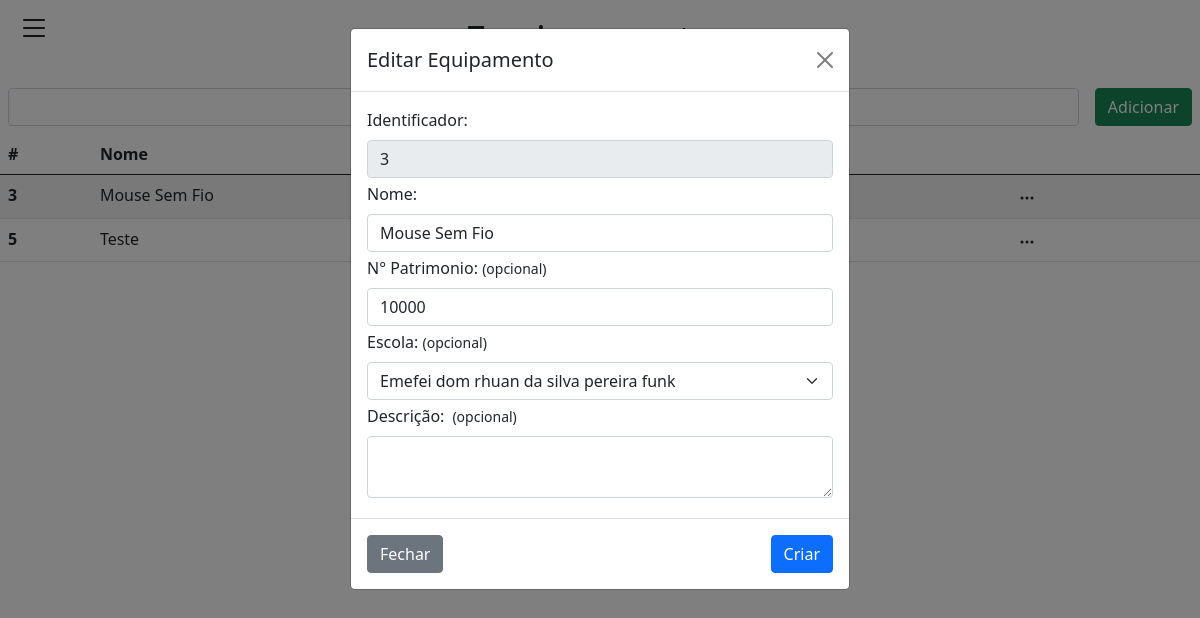
Page /system/equipamento.php?edit=3 on the committed database.
### tables this page shows
CREATE TABLE IF NOT EXISTS `cad_equipamento` (
`equ_id` int NOT NULL AUTO_INCREMENT,
`equ_nome` varchar(155) NOT NULL ,
`equ_esc_id` int DEFAULT NULL ,
`equ_numeropatrimonio` varchar(255) DEFAULT NULL ,
`equ_dthrinclusao` timestamp DEFAULT CURRENT_TIMESTAMP ,
`equ_descricao` mediumtext DEFAULT NULL ,
`equ_ativo` int DEFAULT 1 ,
PRIMARY KEY (`equ_id`)
);

### system/equipamento.php (the view, shortened to what this page needs)
<?php
require_once('../src/php/connection/connection.php');
$sql = "SELECT * FROM cad_equipamento WHERE equ_ativo = 1";
$query = mysqli_query($connection, $sql);
?>
<!DOCTYPE html>
<html lang="pt-br">
<head>
  <link href="https://cdn.jsdelivr.net/npm/bootstrap@5.0.2/dist/css/bootstrap.min.css" rel="stylesheet">
</head>
<body>
  <?php require_once('menu.php'); ?>
  <h1 class="text-center mt-3 mb-3">Equipamentos</h1>
  <div class="d-flex justify-content-end gap-3 p-2">
    <button class="btn btn-success" data-bs-toggle="modal" data-bs-target="#adicionarModal">Adicionar</button>
  </div>
  <table class="table table-striped">
    <thead>
      <tr>
        <th scope="col">#</th>
        <th scope="col">Nome</th>
        <th scope="col">N° Patrimonio</th>
        <th scope="col"></th>
      </tr>
    </thead>
    <tbody>
      <?php while ($dados = mysqli_fetch_array($query)) { ?>
        <tr>
          <th scope="row"><?php echo $dados['equ_id']; ?></th>
          <td><?php echo $dados['equ_nome']; ?></td>
          <td><?php echo $dados['equ_numeropatrimonio']; ?></td>
          <td>
            <button class="btn btn-transparent pt-0 pb-0" type="button" id="dropdownMenuButton1" data-bs-toggle="dropdown" aria-expanded="false">
              <svg xmlns="http://www.w3.org/2000/svg" width="16" height="16" fill="currentColor" class="bi bi-three-dots" viewBox="0 0 16 16">
                <path d="M3 9.5a1.5 1.5 0 1 1 0-3 1.5 1.5 0 0 1 0 3m5 0a1.5 1.5 0 1 1 0-3 1.5 1.5 0 0 1 0 3m5 0a1.5 1.5 0 1 1 0-3 1.5 1.5 0 0 1 0 3" />
              </svg>
            </button>
          </td>
        </tr>
      <?php } ?>
    </tbody>
  </table>
  <?php
  if (isset($_GET['edit'])) {
    $id = $_GET['edit'];
    $sqlEdit = "SELECT * FROM cad_equipamento WHERE equ_id = $id LIMIT 1";
    $queryEdit = mysqli_query($connection, $sqlEdit);
    $dadosEdit = mysqli_fetch_array($queryEdit);
  }
  ?>
  <form method="POST" action="../src/php/equipamento/editar.php" class="modal fade" id="editarModal" data-bs-backdrop="static" data-bs-keyboard="false" tabindex="-1" aria-labelledby="staticBackdropLabel" aria-hidden="true">
    <div class="modal-dialog">
      <div class="modal-content">
        <div class="modal-header">
          <h5 class="modal-title" id="staticBackdropLabel">Editar Equipamento</h5>
          <button type="button" class="btn-close" data-bs-dismiss="modal" aria-label="Close"></button>
        </div>
        <div class="modal-body">
          <div class="mb-1">
            <label for="nome" class="form-label">Identificador:</label>
            <input type="text" class="form-control" value="<?php echo $dadosEdit['equ_id']; ?>" disabled>
          </div>
          <div class="mb-1">
            <label for="nome" class="form-label">Nome:</label>
            <input type="text" class="form-control" name="nome" id="nome" value="<?php echo $dadosEdit['equ_nome']; ?>" required>
          </div>
          <div class="mb-1">
            <label for="patrimonio" class="form-label">N° Patrimonio: <small>(opcional)</small></label>
            <input type="text" class="form-control" name="patrimonio" value="<?php echo $dadosEdit['equ_numeropatrimonio']; ?>" id="patrimonio">
          </div>
          <div class="mb-1">
            <label for="escola" class="form-label">Escola: <small>(opcional)</small></label>
            <select name="escola" id="escola" class="form-select">
              <?php
              $sqlEscola = "SELECT * FROM cad_escola WHERE esc_ativo = 1";
              $queryEscola = mysqli_query($connection, $sqlEscola);
              ?>
              <?php while ($dadosEscola = mysqli_fetch_array($queryEscola)) { ?>
                <option value="<?php echo $dadosEscola['esc_id']; ?>" <?php echo $select = ($dadosEscola['esc_id'] != $dadosEdit['equ_esc_id']) ?: 'SELECTED'; ?>><?php echo $dadosEscola['esc_nome']; ?></option>
              <?php } ?>
            </select>
          </div>
          <div class="mb-1">
            <label for="descricao" class="form-label d-flex gap-2 align-items-center">Descrição: <small>(opcional)</small></label>
            <textarea class="form-control" name="descricao" id="descricao"><?php echo $dadosEdit['equ_descricao']; ?></textarea>
          </div>
        </div>
        <div class="modal-footer justify-content-between">
          <button type="button" class="btn btn-secondary" data-bs-dismiss="modal">Fechar</button>
          <button type="submit" class="btn btn-primary">Criar</button>
        </div>
      </div>
    </div>
  </form>
</body>
</html>

### rows in the picture
cad_equipamento: equ_id "3", equ_nome "Mouse Sem Fio", nome "Mouse Sem Fio", patrimonio "10000"
cad_equipamento: equ_id "5", equ_nome "Teste"

### other values in the picture
form field escola "Emefei dom rhuan da silva pereira funk"
